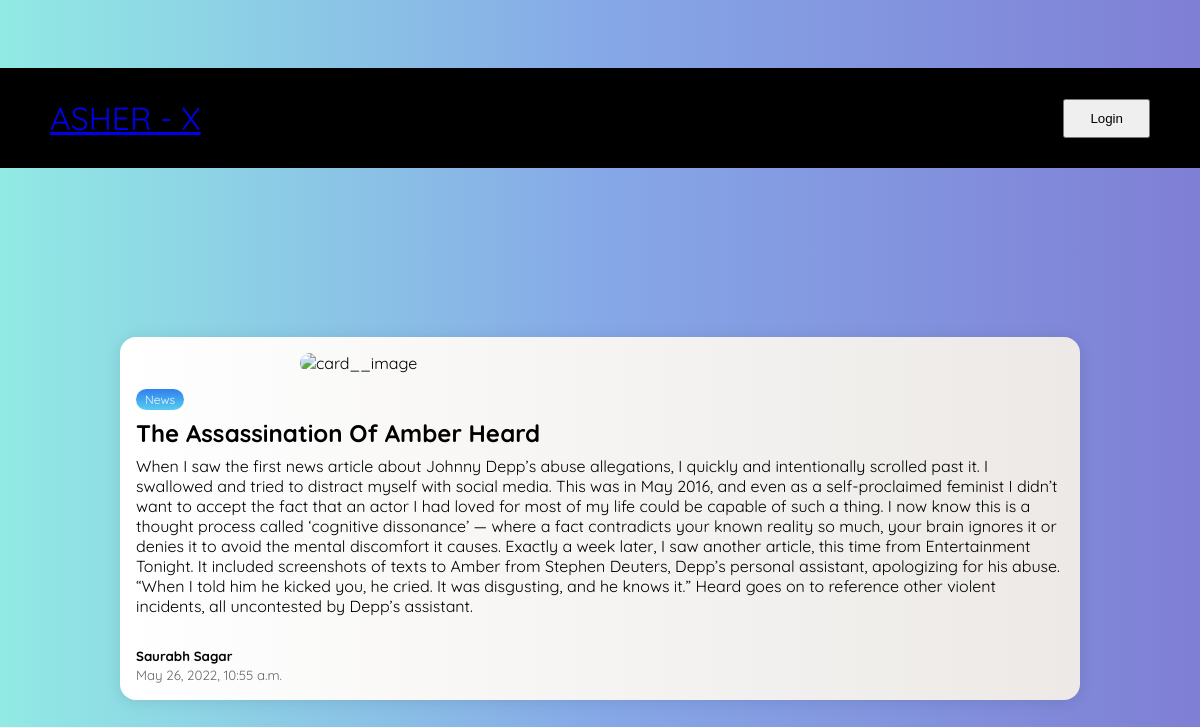
The page /blog/2 (signed in) on the database its author committed.
### blog_one/models.py (models this page shows, shortened)
class Blog(models.Model):
    blog_picture = models.ImageField(null=True)
    title = models.CharField(max_length=100)
    category = models.CharField(max_length=20)
    description = models.TextField()
    created_at = models.DateTimeField(default=datetime.now())
    author = models.CharField(max_length=20, default="Admin")

### blog_one/views.py (the view)
# urls.py: path('blog/<str:pk>',views.fullblog,name="fullblog"),
@login_required(login_url="login")
def fullblog(request, pk):
    blog = Blog.objects.get(id=pk)
    return render(request, 'blog.html', {'blog' : blog})

### templates/blog.html (shortened to what this page needs)
{% load static %}
<!DOCTYPE html>
<html lang="en">
<head>
  <link rel="stylesheet" href="{% static 'css/style.css' %}">
</head>
<body>
  <header>
    <a href="{% url 'blog' %}"><div class="logo">ASHER - X</div></a>
    <button>Login</button>
  </header>
  <div class="container">
    <div class="card" style="width: 80%; padding-top: 1rem;">
      <div class="card__header">
        <img style="display: block; margin: auto; border-radius: 1rem;" src="https://source.unsplash.com/600x400/?{{blog.id}},{{blog.blog_category}}" alt="card__image" class="card__image" width="600">
      </div>
      <div class="card__body">
        <span class="tag tag-blue">{{blog.category}}</span>
        <h4>{{blog.title}}</h4>
        <p>{{blog.description}}</p>
      </div>
      <div class="card__footer">
        <div class="user">
          <div class="user__info">
            <h5>{{blog.author}}</h5>
            <small>{{blog.created_at}}</small>
          </div>
        </div>
      </div>
    </div>
  </div>
</body>
</html>

### static/css/style.css (style rules this page uses)
*, *::before, *::after { box-sizing: border-box; padding: 0; margin: 0; }
body { background-color: black; font-family: "Quicksand", sans-serif; display: grid; place-items: center; height: 100vh; background: #7f7fd5; background: linear-gradient(to right, #91eae4, #86a8e7, #7f7fd5); }
.container { display: flex; flex-wrap: wrap; justify-content: center; max-width: 1200px; margin-block: 2rem; gap: 2rem; }
img { max-width: 100%; display: block; object-fit: cover; }
.card { display: flex; flex-direction: column; width: clamp(20rem, calc(20rem + 2vw), 22rem); overflow: hidden; box-shadow: 0 .1rem 1rem rgba(0, 0, 0, 0.1); border-radius: 1em; background: #ECE9E6; background: linear-gradient(to right, #FFFFFF, #ECE9E6); }
.card__body { padding: 1rem; display: flex; flex-direction: column; gap: .5rem; }
.tag { align-self: flex-start; padding: .25em .75em; border-radius: 1em; font-size: .75rem; }
.tag-blue { background: #56CCF2; background: linear-gradient(to bottom, #2F80ED, #56CCF2); color: #fafafa; }
.card__body h4 { font-size: 1.5rem; text-transform: capitalize; }
.card__footer { display: flex; padding: 1rem; margin-top: auto; }
.user { display: flex; gap: .5rem; }
.user__info > small { color: #666; }
header { display: flex; padding: 50px; justify-content: space-between; align-items: center; background: black; height: 70px; width: 100%; color: white; font-size: 2em; position: sticky; top: 0; }
header button { padding: 10px 25px; }

### rows shown on the page
Blog: category "News", title "The Assassination Of Amber Heard", description "When I saw the first news article about Johnny Depp’s abuse allegations, I quickly and intentionally scrolled past it. I swallowed and tried to distract myself with social media. This was in May 2016, and even as a self-proclaimed feminist I didn’t want to accept the fact that an actor I had loved for most of my life could be capable of such a thing. I now know this is a thought process called ‘cognitive dissonance’ — where a fact contradicts your known reality so much, your brain ignores it or denies it to avoid the mental discomfort it causes. Exactly a week later, I saw another article, this time from Entertainment Tonight. It included screenshots of texts to Amber from Stephen Deuters,…", author "Saurabh Sagar", created_at "May 26, 2022, 10:55 a.m."
